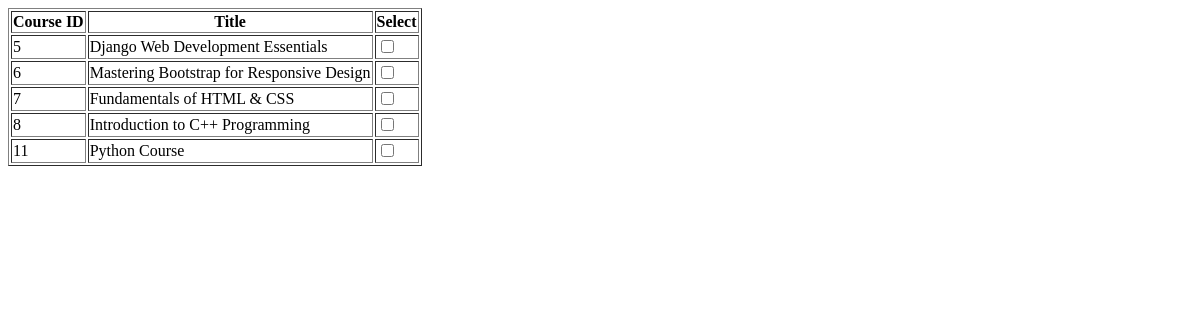
The app's page /course_table/, older data.
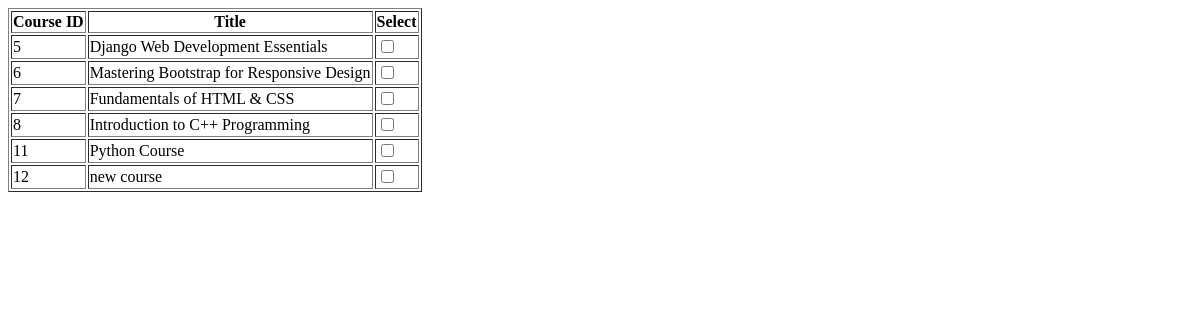
The same page, newer data.
### main/models.py (models this page shows, shortened)
class Course(models.Model):
    title = models.CharField(max_length=100, unique=True)
    description = models.TextField()
    created_at = models.DateTimeField(auto_now_add=True)
    image = models.ImageField(upload_to='images/', blank=True, null=True)
    video_url = models.URLField(max_length=500, blank=True, null=True)

### main/views.py (the view)
# urls.py: path('course_table/', course_table, name='course_table'),
def course_table(request):
    courses = Course.objects.all()
    return render(request, 'course_table.html', {'courses': courses})

### main/templates/course_table.html (shortened to what this page needs)
<!DOCTYPE html>
<html lang="en">
<head>
</head>
<body>
    <table border="1">
        <thead>
            <tr>
                <th>Course ID</th>
                <th>Title</th>
                <th>Select</th>
            </tr>
        </thead>
        <tbody>
            {% for course in courses %}
            <tr>
                <td>{{ course.id }}</td>
                <td>{{ course.title }}</td>
                <td><input type="checkbox" name="course_select" value="{{ course.id }}"></td>
            </tr>
            {% endfor %}
        </tbody>
    </table>
</body>
</html>

Row changes from the older to the newer data that the page shows:
added Course: id "12", title "new course"
